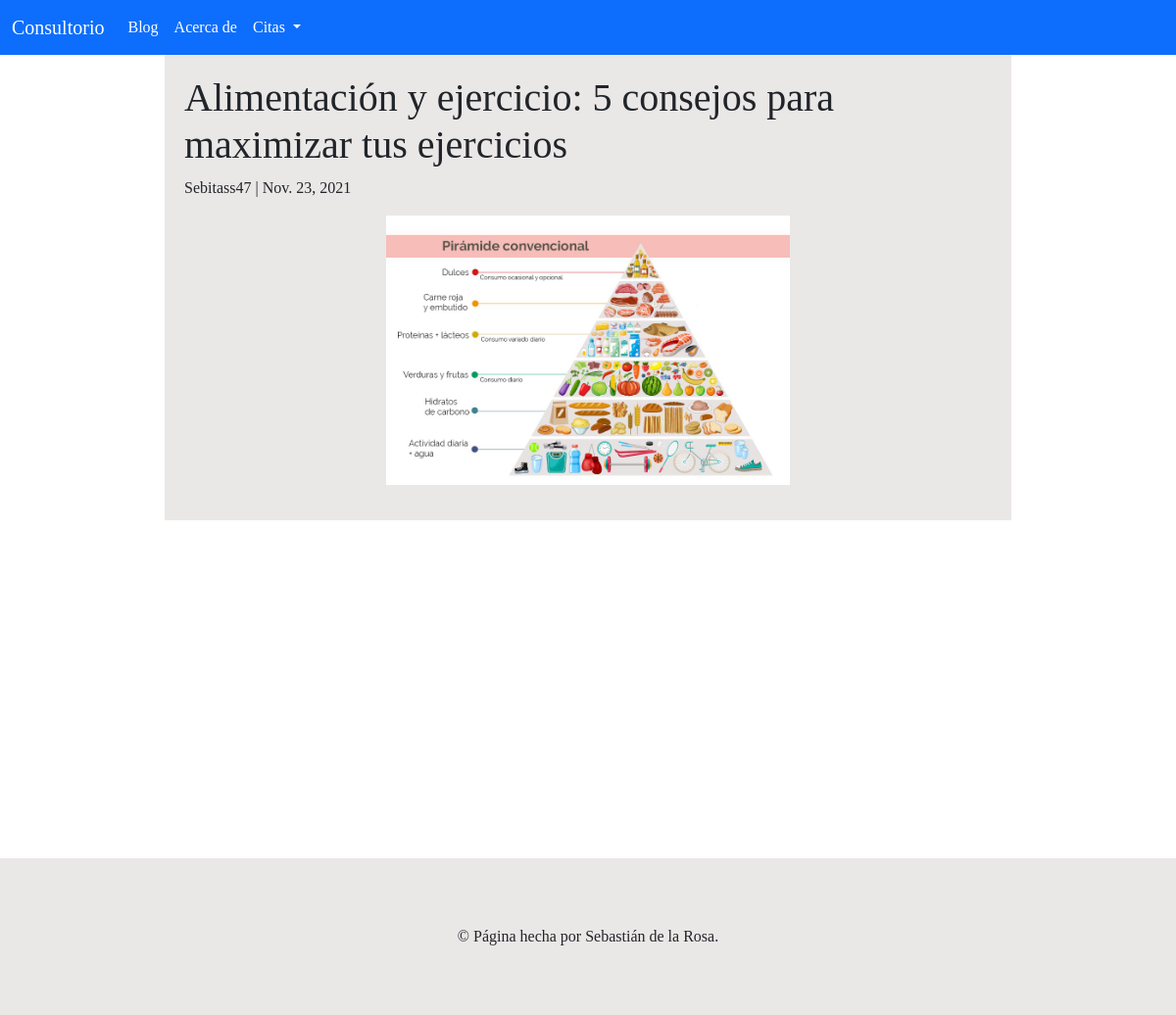
/post/10, run on the app's committed database.
### BlogCitas/models.py (models this page shows, shortened)
class Post(models.Model):
    titulo = models.CharField(max_length=100)
    contenido = tinymce_models.HTMLField()
    imagen = models.ImageField(upload_to="imagenes")
    creador = models.ForeignKey(Doctor, on_delete=models.CASCADE, related_name="posts_doctor")
    fecha = models.DateField()

class Doctor(AbstractUser):
    pass

### BlogCitas/views.py (the view)
# urls.py: path("post/<int:post_id>", views.post, name="post"),
def post(request, post_id):
    post = Post.objects.get(id=post_id)
    return render(request, 'BlogCitas/post.html',{
        "post": post
    })

### BlogCitas/templates/BlogCitas/post.html (shortened to what this page needs)
{% extends "BlogCitas/layout.html" %}
{% load static %}
{% block body %}
<div class="post">
    <h1>{{ post.titulo }}</h1>
    <p>{{ post.creador }} | {{ post.fecha }}</p>
    <div class="portada-post">
        <img src="{{ post.imagen.url }}" alt="{{ post.titulo }}">
    </div>
</div>
{% endblock %}

### BlogCitas/static/BlogCitas/styles.css (style rules this page uses)
.post { padding: 20px; background-color:#EAE7E7; width: 75%; margin-left: auto; margin-right:auto; }
.portada-post img { display:block; margin-left: auto; margin-right:auto; width: 50%; }

### data on the page
Post: titulo "Alimentación y ejercicio: 5 consejos para maximizar tus ejercicios", creador "Sebitass47", fecha "Nov. 23, 2021", imagen (picture)
